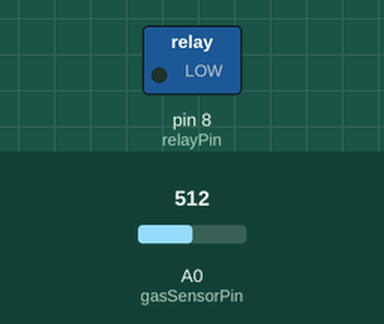
Recording of a sketch running on a simulated Arduino Uno, built with avr-gcc and run on an emulated ATmega328P. Parts: switched loads named in the sketch (green lamp = pin HIGH). Inputs (shaded band) come from the test bench; at power-on: A0 (gasSensorPin) = 512. What the sketch prints to the serial monitor is not drawn.

Above: at 0.2 s.
At 4.7 s:
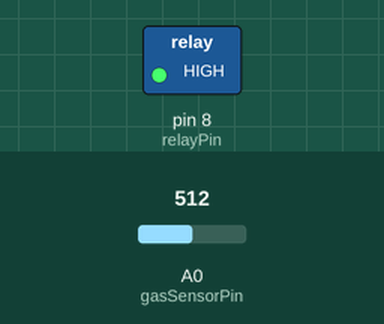
Timing chart, 0 to 11.6 s (numbered marks = the images above):
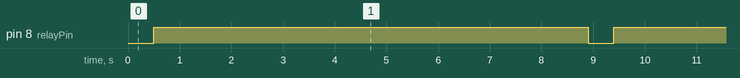

Measured:
- by itself, pin 8 (relayPin): alternates HIGH for 8.4 s and LOW for 0.50 s

The sketch:

SanitizerBased_doorBell.ino
```cpp
// Pin Definitions
const int gasSensorPin = A0; // Analog pin for gas sensor
const int relayPin = 8;      // Digital pin for relay control

// Threshold for gas detection (adjust according to your sensor)
const int gasThreshold = 400; // Adjust based on calibration

void setup() {
  // Initialize serial communication for debugging
  Serial.begin(9600);

  // Initialize relay pin
  pinMode(relayPin, OUTPUT);
  digitalWrite(relayPin, HIGH); // Turn off relay initially
}

void loop() {
  // Read gas sensor value
  int gasValue = analogRead(gasSensorPin);

  // Print gas value for debugging
  Serial.print("Gas Value: ");
  Serial.println(gasValue);

  // Check if gas value is above threshold
  if (gasValue > gasThreshold) {
    // Activate the relay to ring the doorbell
    digitalWrite(relayPin, LOW);
    delay(500); // Adjust delay for how long the doorbell rings
    digitalWrite(relayPin, HIGH);
    delay(8000); // Turn off relay
  }

  // Add a delay before the next loop iteration
  delay(400); // Adjust as needed
}
```
